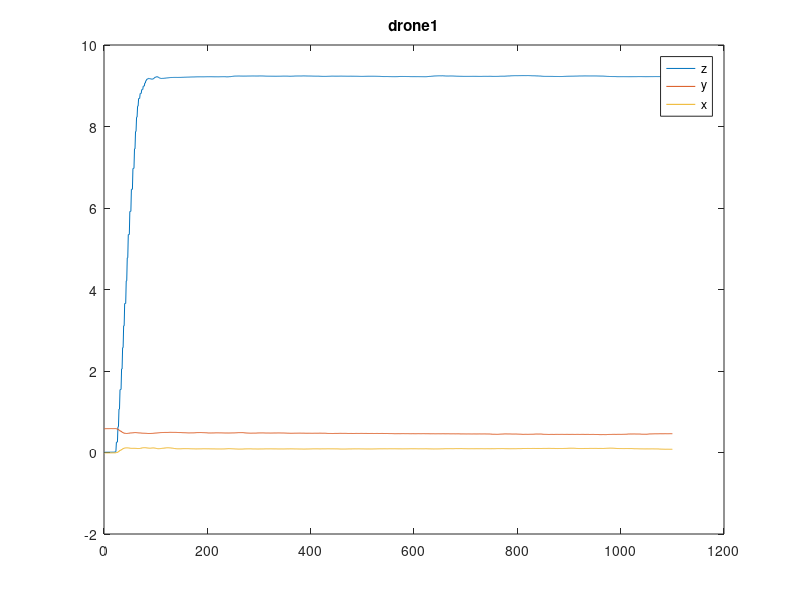
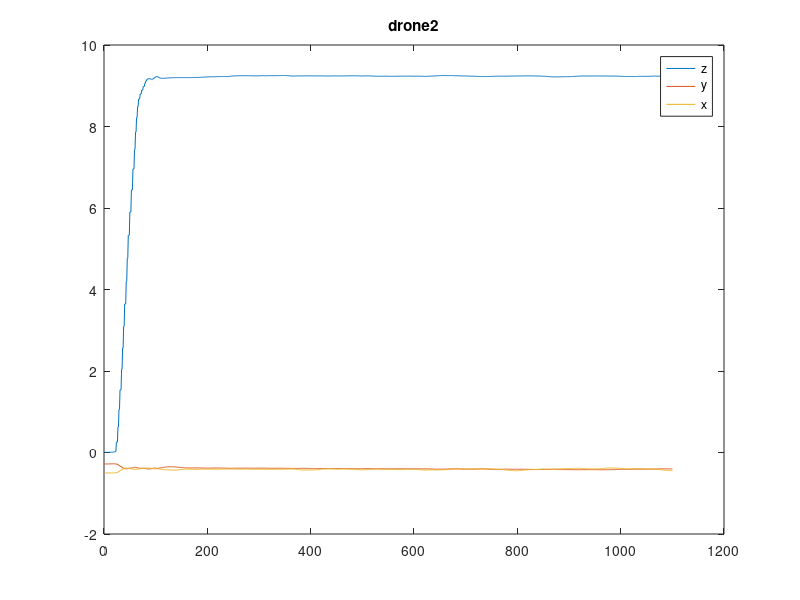
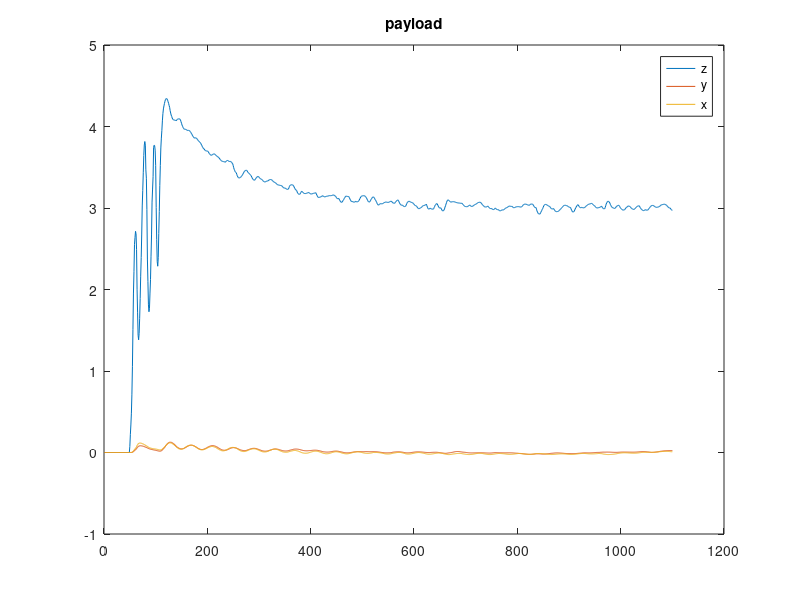

Write the MATLAB code that produced these figures, in order.
clc;
clear;
% load('2');
load('0109/3uav1/3droneData_v8.mat');
figure();
plot(state_drone1(:,1,3));
hold on;
plot(state_drone1(:,1,2));
hold on;
plot(state_drone1(:,1,1));
hold on;
legend('z','y','x')
title("drone1")

figure();

plot(state_drone2(:,1,3));
hold on;
plot(state_drone2(:,1,2));
hold on;
plot(state_drone2(:,1,1));
hold on;
legend('z','y','x')
title("drone2")

figure();

plot(state_payload(:,1,3));
hold on;
plot(state_payload(:,1,2));
hold on;
plot(state_payload(:,1,1));
hold on;
legend('z','y','x')
title("payload")

% figure();
% plot(state_drone3(:,1,3));
% hold on;
% plot(state_drone3(:,1,2));
% hold on;
% plot(state_drone3(:,1,1));
% hold on;
% legend('z','y','x')
% title("drone3")

% save("3UAV-3/3droneData_v8.mat",'timestep','state_drone1',"state_drone2","state_drone3","state_payload","force_cable1","force_cable2", "force_cable3",...
%     "thrust_drone1","thrust_drone2","thrust_drone3","force_logger0","force_logger1","force_logger2","force_logger3","force_loggerAll","pwm2thrust1","pwm2thrust2","pwm2thrust3")
